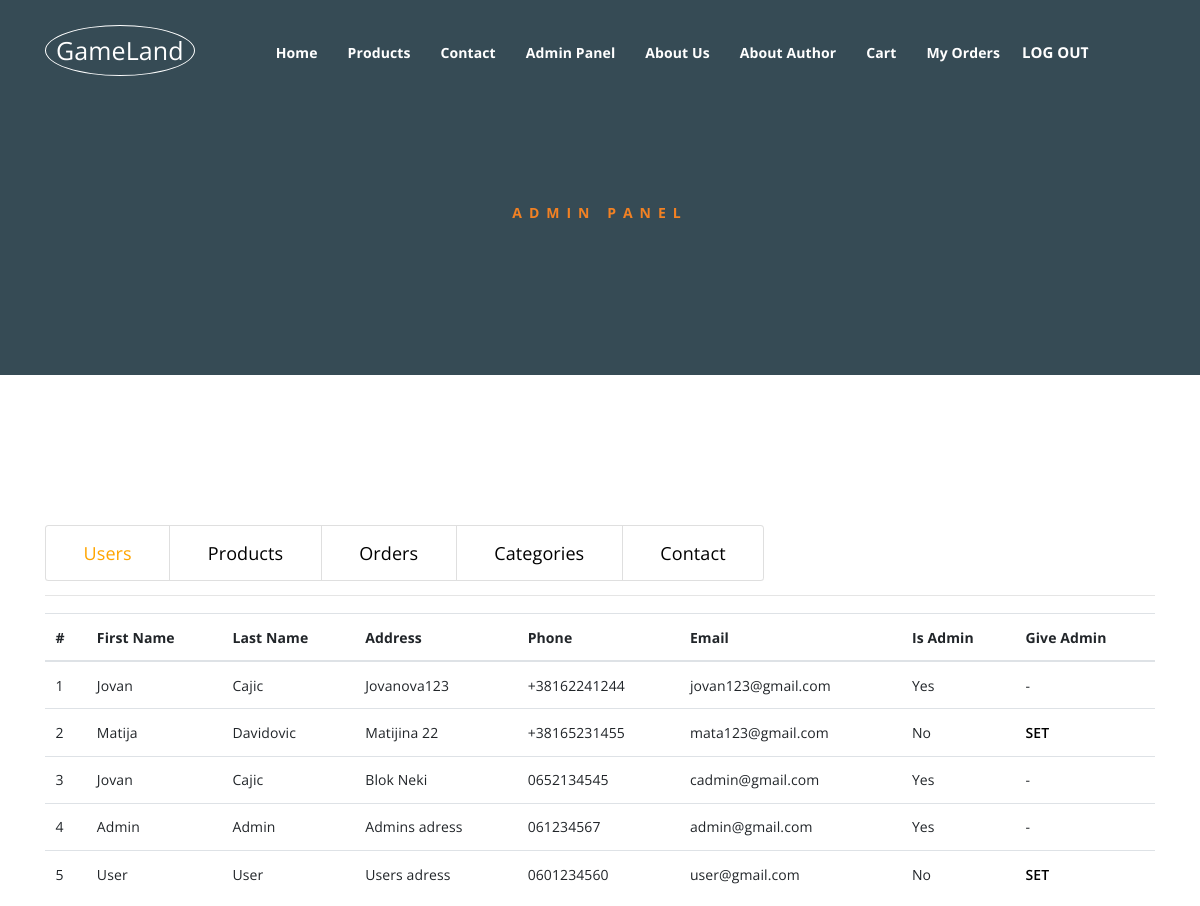
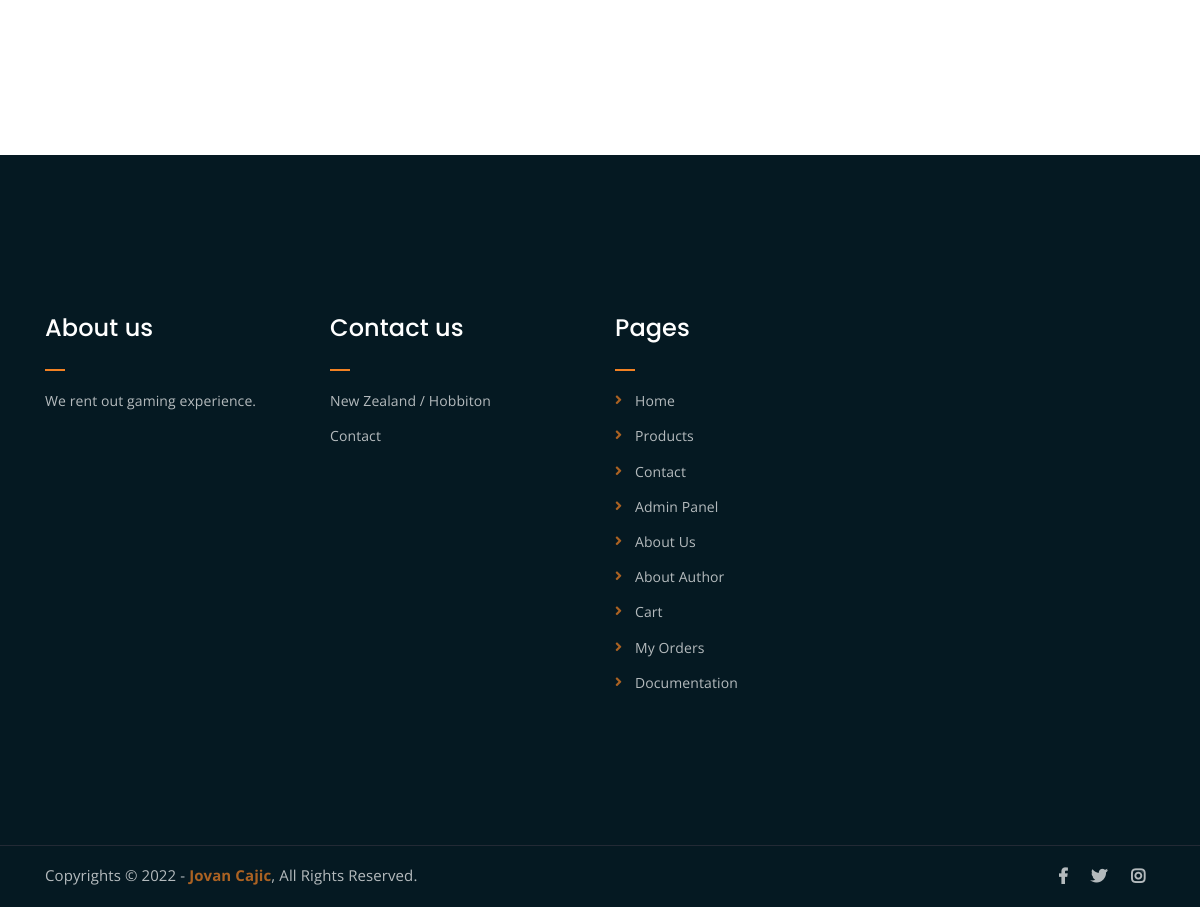
/adminpanel.php?id=1 (signed in), run on the app's committed database (2 pictures, top to bottom).
### tables this page shows
CREATE TABLE `menu` (
  `menu_id` int(11) NOT NULL,
  `name` varchar(255) NOT NULL,
  `href` varchar(255) NOT NULL
);

CREATE TABLE `users` (
  `user_id` int(11) NOT NULL,
  `first_name` varchar(255) NOT NULL,
  `last_name` varchar(255) NOT NULL,
  `email` varchar(255) NOT NULL,
  `password` varchar(255) NOT NULL,
  `address` varchar(255) NOT NULL,
  `phone` varchar(255) NOT NULL,
  `is_admin` tinyint(1) NOT NULL
);

### adminpanel/users.php (the view, shortened to what this page needs)
<table class="table">
    <thead>
        <tr>
            <th>#</th>
            <th>First Name</th>
            <th>Last Name</th>
            <th>Address</th>
            <th>Phone</th>
            <th>Email</th>
            <th>Is Admin</th>
            <th>Give Admin</th>
        </tr>
    </thead>
    <tbody>
        <?php
        global $connection;
        $counter = 1;
        $users = $connection->query("SELECT * FROM users")->fetchAll();
        foreach ($users as $user) {
        ?>
            <tr>
                <td><?php echo $counter ?></td>
                <td><?php echo $user->first_name ?></td>
                <td><?php echo $user->last_name ?></td>
                <td><?php echo $user->address ?></td>
                <td><?php echo $user->phone ?></td>
                <td><?php echo $user->email ?></td>
                <td><?php echo $user->is_admin == 1 ? "Yes" : "No" ?></td>
                <?php
                if ($user->is_admin == 1) {
                    echo "<td>-</td>";
                } else {
                ?>
                    <td><a href="backend/adminpanel/giveAdmin.php?id=<?php echo $user->user_id?>" class="buttonEdit">SET</a></td>
                <?php
                }
                ?>
            </tr>
            <?php
            $counter++;
        }
        ?>
    </tbody>
</table>

### inc/header.php (shortened to what this page needs)
<div class="top-header-area" id="sticker">
		<div class="container">
			<div class="row">
				<div class="col-lg-12 col-sm-12 text-center">
					<div class="main-menu-wrap">
						<div class="site-logo">
							<a href="index.php">
								<span class="logoIcon">GameLand</span>
							</a>
						</div>
						<nav class="main-menu">
							<ul>
								<?php
									global $connection;
									$menu = $connection->query("SELECT * FROM menu")->fetchAll();
									foreach ($menu as $m) {
										if(isset($_SESSION["user"]) AND $_SESSION["user"]->is_admin == 1 AND !in_array($m->href,["login.php","register.php"])){
											echo "<li><a href='$m->href'>$m->name</a></li>";
										}
									}
									if(isset($_SESSION["user"])){
										echo "<li class='ml-2'><form  action='backend/logout.php' method='POST'><input class='buttonFix' type='submit' value='Log out'></form></li>";
									}
								?>
							</ul>
						</nav>
					</div>
				</div>
			</div>
		</div>
	</div>

### inc/footer.php (shortened to what this page needs)
<div class="footer-area">
		<div class="container">
			<div class="row">
				<div class="col-lg-3 col-md-6">
					<div class="footer-box about-widget">
						<h2 class="widget-title">About us</h2>
						<p>We rent out gaming experience.</p>
					</div>
				</div>
				<div class="col-lg-3 col-md-6">
					<div class="footer-box get-in-touch">
						<h2 class="widget-title">Contact us</h2>
						<ul>
							<li>New Zealand / Hobbiton</li>
							<li><a href="contact.php">Contact</a></li>
						</ul>
					</div>
				</div>
				<div class="col-lg-3 col-md-6">
					<div class="footer-box pages">
						<h2 class="widget-title">Pages</h2>
						<ul>
						<?php
									global $connection;
									$menu = $connection->query("SELECT * FROM menu")->fetchAll();
									foreach ($menu as $m) {
										if(isset($_SESSION["user"]) AND $_SESSION["user"]->is_admin == 1 AND !in_array($m->href,["login.php","register.php"])){
											echo "<li><a href='$m->href'>$m->name</a></li>";
										}
									}
								?>
							<li><a href="Documentation.pdf">Documentation</a></li>
						</ul>
					</div>
				</div>
				<div class="col-lg-3 col-md-6">
				</div>
			</div>
		</div>
	</div>
	<div class="copyright">
		<div class="container">
			<div class="row">
				<div class="col-lg-6 col-md-12">
					<p>Copyrights &copy; 2022 - <a href="https://www.instagram.com/jovan_cajic/">Jovan Cajic</a>,  All Rights Reserved.</p>
				</div>
				<div class="col-lg-6 text-right col-md-12">
					<div class="social-icons">
						<ul>
							<li><a href="https://www.facebook.com" target="_blank"><i class="fab fa-facebook-f"></i></a></li>
							<li><a href="https://www.twitter.com" target="_blank"><i class="fab fa-twitter"></i></a></li>
							<li><a href="https://www.instagram.com" target="_blank"><i class="fab fa-instagram"></i></a></li>
						</ul>
					</div>
				</div>
			</div>
		</div>
	</div>

### assets/css/main.css (style rules this page uses)
html { font-size: 14px; font-weight: 400; line-height: 28px; height: 100%; }
body { font-family: "Open Sans", sans-serif; font-weight: 400; font-size: 1rem; letter-spacing: 0.1px; line-height: 1.8; color: #051922; overflow-x: hidden; }
a { cursor: pointer; text-decoration: none; -webkit-transition: all 0.2s ease-in-out; -o-transition: all 0.2s ease-in-out; transition: all 0.2s ease-in-out; }
h1, .h1, h2, .h2, h3, .h3, h4, .h4, h5, .h5, h6, .h6 { font-family: "Poppins", sans-serif; font-weight: 700; margin: 0 0 1.25rem 0; color: #051922; }
h2, .h2 { font-size: 3rem; font-weight: 700; line-height: 3.25rem; }
p { font-family: "Open Sans", sans-serif; font-weight: 400; font-size: 1rem; letter-spacing: 0.1px; line-height: 1.8; color: #051922; margin: 0 0 1.25rem 0; }
p:last-child { margin: 0; }
.top-header-area { position: absolute; z-index: 999; width: 100%; padding: 25px 0; }
nav.main-menu ul { margin: 0; padding: 0; list-style: none; }
nav.main-menu ul li { display: inline-block; }
nav.main-menu ul li a { color: #fff; font-weight: 700; display: block; padding: 15px; }
nav.main-menu ul > li { position: relative; }
.site-logo { float: left; max-width: 150px; border: 1px solid #fff; padding: 2px 15px 2px 10px !important; border-radius: 80%; }
.main-menu-wrap { position: relative; }
.site-logo { padding: 6px 0; }
nav.main-menu li a { -webkit-transition: 0.3s; -o-transition: 0.3s; transition: 0.3s; }
.top-header-area { -webkit-transition: 0.3s; -o-transition: 0.3s; transition: 0.3s; }
.footer-area { background-color: #051922; color: #fff; padding: 150px 0; }
h2.widget-title { font-size: 24px; font-weight: 500; position: relative; padding-bottom: 20px; color: #fff; }
h2.widget-title:after { position: absolute; left: 0; bottom: 0; width: 20px; height: 2px; background-color: #F28123; content: ""; }
.footer-box p { color: #fff; opacity: 0.7; line-height: 1.8; }
.footer-box ul { margin: 0; padding: 0; list-style: none; }
.footer-box ul li { opacity: 0.7; margin-bottom: 10px; line-height: 1.8; }
.footer-box ul li:last-child { margin-bottom: 0; }
.copyright { background-color: #051922; border-top: 1px solid #232a35; }
.copyright p { margin: 0; color: #fff; opacity: 0.7; padding: 16px 0; font-size: 15px; }
.copyright a { color: #F28123; font-weight: 700; }
.social-icons ul { margin: 0; padding: 0; list-style: none; }
.social-icons ul li { display: inline-block; }
.social-icons ul li a { font-size: 16px; color: #fff; opacity: 0.7; padding: 16px 10px; display: block; }
.footer-box ul li a { color: #fff; }
.footer-box.pages ul li { position: relative; padding-left: 20px; }
.footer-box.pages ul li:before { position: absolute; left: 0; top: 0; content: "\f105"; font-family: "Font Awesome 5 Free"; font-weight: 900; color: #F28123; }
.footer-box.pages ul li a { -webkit-transition: 0.3s; -o-transition: 0.3s; transition: 0.3s; }
.social-icons ul li a { -webkit-transition: 0.3s; -o-transition: 0.3s; transition: 0.3s; }
input[type="submit"] { -webkit-transition: 0.3s; -o-transition: 0.3s; transition: 0.3s; border-radius: 50px !important; }
html, body { height: 100%; }
input[type="submit"] { background-color: #F28123; color: #051922; font-weight: 700; text-transform: uppercase; font-size: 15px; border: none !important; cursor: pointer; padding: 15px 25px; border-radius: 3px; }
thead { border-bottom: 1px solid #eee; }
.logoIcon { text-align: center; font-size: 25px; color: white; border: white 1px; }
.buttonEdit { color: #000 !important; font-weight: 600 !important; }
.buttonFix { margin: 0 !important; padding: 0 !important; font-size: 15px !important; border: 0 !important; background-color: transparent !important; color: white !important; }

### data on the page
menu: name "Home"
menu: name "Products"
menu: name "Contact"
menu: name "Admin Panel"
menu: name "About Us"
menu: name "About Author"
menu: name "Cart"
menu: name "My Orders"
users: first_name "Jovan", last_name "Cajic", address "Jovanova123", phone "+38162241244", email "jovan123@gmail.com", is_admin "Yes"
users: first_name "Matija", last_name "Davidovic", address "Matijina 22", phone "+38165231455", email "mata123@gmail.com", is_admin "No"
users: first_name "Jovan", last_name "Cajic", address "Blok Neki", phone "0652134545", email "cadmin@gmail.com", is_admin "Yes"
users: first_name "Admin", last_name "Admin", address "Admins adress", phone "061234567", email "admin@gmail.com", is_admin "Yes"
users: first_name "User", last_name "User", address "Users adress", phone "0601234560", email "user@gmail.com", is_admin "No"
